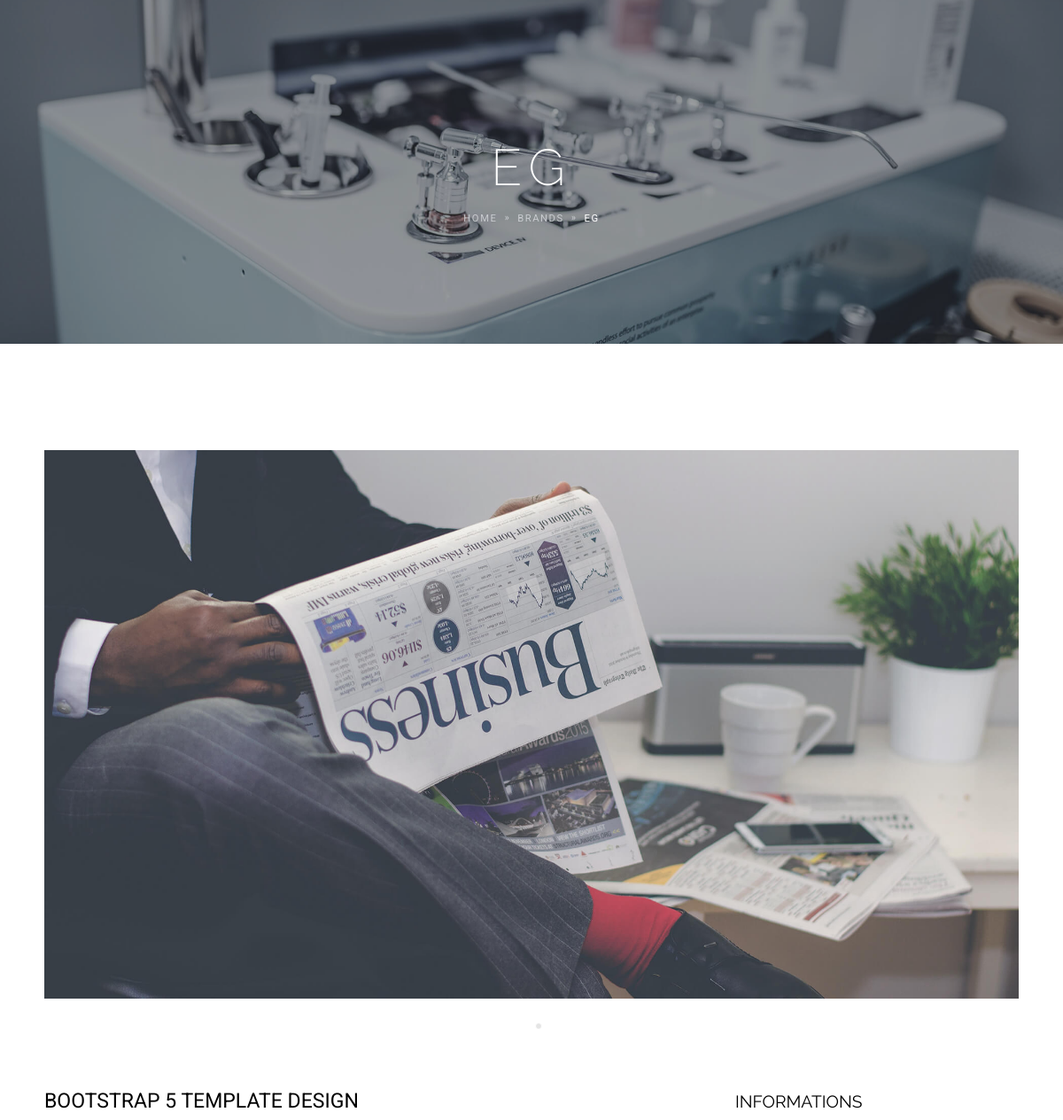
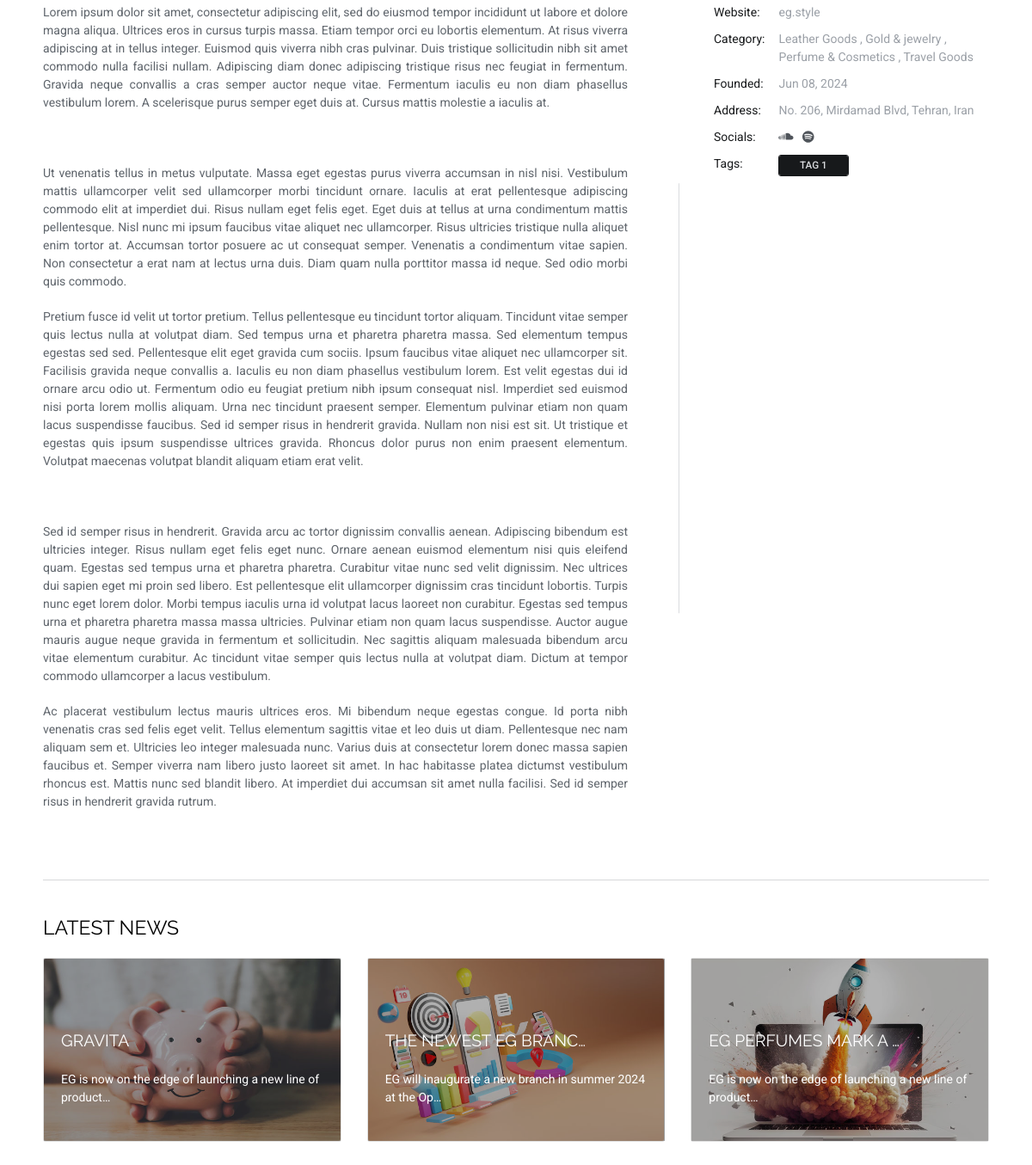
/brands/eg, run on the app's committed database (2 pictures, top to bottom).
### brands/models.py (models this page shows, shortened)
class Brands(models.Model):
    STATUS_CHOICES = (
        ('d', 'Draft'),
        ('p', 'Publish')
    )
    title = models.CharField(max_length=300)
    slug = models.SlugField(max_length=200, unique=True)
    tags = models.ManyToManyField(Tags, related_name='brands', blank=True)
    description = HTMLField()
    founded = models.DateTimeField(default=timezone.now)
    line = models.ManyToManyField(Houses, related_name='brands')
    website = models.CharField(max_length=300,blank=True,null=True)
    address = models.CharField(max_length=500,blank=True,null=True)
    image = models.ImageField(upload_to='brands')
    thumbnail = models.ImageField(upload_to='brands/thumbnail', null=True)
    banner = models.ImageField(upload_to="brands/banner", null=True)
    created = models.DateTimeField(auto_now_add=True)
    updated = models.DateTimeField(auto_now=True)
    status = models.CharField(max_length=1, choices=STATUS_CHOICES)
    keywords = models.CharField(max_length=300, null=True)
    seo_description = models.TextField(null=True)

class Slider(models.Model):
    title = models.CharField(max_length=200)
    description = models.TextField(null=True)
    image = models.ImageField(upload_to='slider')
    home_data = models.ForeignKey(Brands, null=True, on_delete=models.SET_NULL, related_name='sliders')

class SocialLinks(models.Model):
    label = models.CharField(max_length=120, null=True)
    icon = models.CharField(null=True, max_length=200)
    link = models.CharField(max_length=200,blank=True,null=True)
    main_data = models.ForeignKey(Brands, null=True, on_delete=models.SET_NULL, related_name='socials')

class Tags(models.Model):
    title = models.CharField(max_length=300)
    slug = models.SlugField(max_length=200, unique=True)
    status = models.BooleanField(default=True)

### houses/models.py (models this page shows, shortened)
class Houses(models.Model):
    title = models.CharField(max_length=300)
    slug = models.SlugField(max_length=200, unique=True)
    position = models.IntegerField(null=True)
    image = models.ImageField(upload_to='houses')
    banner = models.ImageField(upload_to="houses/banner", null=True)
    description = HTMLField()
    keywords = models.CharField(max_length=300, null=True)
    seo_description = models.TextField(null=True)

### news/models.py (models this page shows, shortened)
class News(models.Model):
    STATUS_CHOICES = (
        ('d', 'Draft'),
        ('p', 'Publish')
    )
    author = models.ForeignKey(User, null=True, on_delete=models.SET_NULL, related_name='news')
    title = models.CharField(max_length=300)
    slug = models.SlugField(max_length=200, unique=True)
    category = models.ManyToManyField(Category, related_name='news')
    tags = models.ManyToManyField(Tags, related_name='news', blank=True)
    description = HTMLField()
    image = models.ImageField(upload_to='news')
    thumbnail = models.ImageField(upload_to='news/thumb', null=True)
    banner = models.ImageField(upload_to="news/banner", null=True)
    publish = models.DateTimeField(default=timezone.now)
    created = models.DateTimeField(auto_now_add=True)
    updated = models.DateTimeField(auto_now=True)
    status = models.CharField(max_length=1, choices=STATUS_CHOICES)
    keywords = models.CharField(max_length=300, null=True)
    seo_description = models.TextField(null=True)
    objects = NewsManager()

### brands/views.py (the view)
# urls.py: path('brands/<slug:slug>', views.BrandsDetailView.as_view(), name='detail_view'),
class BrandsDetailView(DetailView):
    model = models.Brands
    context_object_name = 'brand'
    queryset = models.Brands.objects.filter(status='p')
    template_name = 'brands_detail.html'
    def get_context_data(self, **kwargs):
        context = super().get_context_data(**kwargs)
        context['lines'] = Houses.objects.all()
        context['tags'] = models.Tags.objects.filter(status=True)
        context['latest'] = News.objects.filter(status="p").order_by('-publish')[:4]
        return context

### brands/templates/brands_detail.html (shortened to what this page needs)
{% extends 'base/main_base.html' %}
{% load thumbnail %}
{% load static %}
{% block content %}
<section class="text-center overflow-hidden py-0" data-zanim-timeline="{}" data-zanim-trigger="scroll">
    <div class="bg-holder overlay  parallax" style="background-image:url({{ brand.banner.url }});">
    </div>
    <div class="container-fluid">
        <div class="header-overlay"></div>
        <div class="position-relative pt-10 pb-8">
        <div class="header-text">
            <div class="overflow-hidden">
            <h1 class="display-3 fs-7 text-white fw-lighter ls-2" data-zanim-xs='{"duration":2,"delay":0}'>{{ brand.title }}</h1>
            </div>
            <div class="overflow-hidden">
            <div class="d-flex justify-content-center" data-zanim-xs='{"duration":2,"delay":0.1}'>
                <nav aria-label="breadcrumb">
                <ol class="breadcrumb text-uppercase ls-2">
                    <li class="breadcrumb-item"><a class="text-400 hover-color-white" href="{% url "page:home" %}">Home</a></li>
                    <li class="breadcrumb-item"><a class="text-400 hover-color-white" href="{% url "brands:list_view" %}">Brands</a></li>
                    <li class="breadcrumb-item active" aria-current="page">{{ brand.title }}</li>
                </ol>
                </nav>
            </div>
            </div>
        </div>
        </div>
    </div>
</section>
<section>
    <div class="container">
        <div class="row">
        <div class="col-12 mb-4">
            <div class="swiper theme-slider" data-swiper='{"autoplay":true,"spaceBetween":5,"loop":true,"loopedSlides":5,"slideToClickedSlide":true}'>
            <div class="swiper-wrapper">
                {% for item in brand.sliders.all  %}<div class="swiper-slide"><img class="img-fluid" src="{{ item.image.url }}" alt="{{ item.title }}" /></div>{% endfor %}
            </div>
            <div class="swiper-pagination"></div>
            </div>
        </div>
        <div class="col-lg-8 pe-lg-5 mb-4 mb-lg-0 position-relative">
            <h4 class="fw-normal font-base">Bootstrap 5 Template Design</h4>
            {{ brand.description|safe }}
        </div>
        <div class="col-lg-4 ps-lg-4">
            <h5 class="fw-normal mb-1">Informations</h5>
            <table class="table table-borderless mb-0">
            <tr>
                <td class="py-1 ps-0 text-dark">Website: </td>
                <td class="py-1"><a class="text-600" href="https://{{ brand.website }}">{{ brand.website }}</a></td>
            </tr>
            <tr>
                <td class="py-1 ps-0 text-dark">Category:</td>
                <td class="py-1 text-600">{% for item in brand.line.all  %}{% if forloop.first %}{% else %}, {% endif %}{{ item.title }} {% endfor %}</td>
            </tr>
            <tr>
                <td class="py-1 ps-0 text-dark">Founded:</td>
                <td class="py-1 text-600">{{ brand.founded|date:"M d, Y" }}</td>
            </tr>
            <tr>
                <td class="py-1 ps-0 text-dark">Address:</td>
                <td class="py-1 text-600">{{ brand.address }}</td>
            </tr>
            <tr>
                <td class="py-1 ps-0 text-dark">Socials:</td>
                <td class="py-1 text-600">
                    <li class="list-inline-item me-0">
                        {% for item in brand.socials.all  %}<a class="text-900 hover-color-white pe-2" href="{{ item.link }}"><span class="{{ item.icon }}"></span></a>{% endfor %}
                    </li>
                </td>
            </tr>
            <tr>
                <td class="py-1 ps-0 text-dark">Tags:</td>
                <td class="py-1 text-600">
                    {% for item in brand.tags.all  %}<a class="btn btn-dark btn-sm hvr-sweep-top me-1 mb-1" href="#!">{{ item.title }}</a>{% endfor %}
                </td>
            </tr>
            </table>
        </div>
        </div>
        <div class="row">
            <div class="col-12">
                <hr class="mt-5 mb-4" />
                <h4 class="fw-normal mb-3">Latest News</h4>
            </div>
            <div class="swiper theme-slider" data-swiper='{"spaceBetween":30,"loop":true,"slidesPerView":1,"breakpoints":{"670":{"slidesPerView":2},"1200":{"slidesPerView":3}}}'>
                <div class="swiper-wrapper">
                {% for item in latest %}
                    <div class="swiper-slide">
                        <a href="{% url "news:detail_view" item.slug %}">
                        <div class="card text-white" style="max-width: 30rem;">
                            <div class="card-img overflow-hidden">
                                <div class="bg-holder overlay" data-rellax-percentage="0.5">
                                </div>
                                {% thumbnail item.thumbnail "347x195" crop="center" as im %}
                                <img class="img-fluid w-100" src="{{ im.url }}" width="{{ im.width }}" height="{{ im.height }}" alt="{{ item.slug }}">
                                {% endthumbnail %}
                            </div>
                            <div class="card-img-overlay d-flex align-items-end">
                                <div>
                                <h5 class="card-title text-white">{{ item.title|truncatechars:20 }}</h5>
                                <p class="card-text">{{ item.description|safe|truncatechars:60 }}</p>
                                </div>
                            </div>
                        </div>
                        </a>
                    </div>
                {% endfor %}
                </div>
            </div>
        </div>
    </div>
</section>
{% endblock content %}

### data on the page
Brands: banner (picture), title "EG", description "Lorem ipsum dolor sit amet, consectetur adipiscing elit, sed do eiusmod tempor incididunt ut labore et dolore magna aliqua. Ultrices eros in cursus turpis massa. Etiam tempor orci eu lobortis elementum. At risus viverra adipiscing at in tellus integer. Euismod quis viverra nibh cras pulvinar. Duis tristique sollicitudin nibh sit amet commodo nulla facilisi nullam. Adipiscing diam donec adipiscing tristique risus nec feugiat in fermentum. Gravida neque convallis a cras semper auctor neque vitae. Fermentum iaculis eu non diam phasellus vestibulum lorem. A scelerisque purus semper eget duis at. Cursus mattis molestie a iaculis at. Ut venenatis tellus in metus vulputate. Massa eget egestas…", website "eg.style", founded "Jun 08, 2024", address "No. 206, Mirdamad Blvd, Tehran, Iran"
Slider: image (picture)
Houses: title "Leather Goods"
Houses: title "Gold & jewelry"
Houses: title "Perfume & Cosmetics"
Houses: title "Travel Goods"
Tags: title "TAG 1"
News: shows a picture, title "GRAVITA", description "EG is now on the edge of launching a new line of product…"
News: shows a picture, title "THE NEWEST EG BRANC…", description "EG will inaugurate a new branch in summer 2024 at the Op…"
News: shows a picture, title "EG PERFUMES MARK A …", description "EG is now on the edge of launching a new line of product…"
